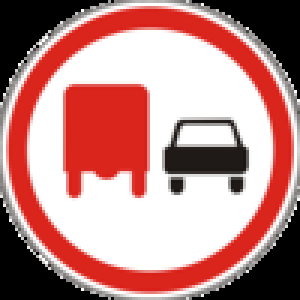
#> input picture data/Meta/10.png, 100 x 100 px (shown 3 times larger)
$ python -i preprocessing.py   (imports and definitions only)
#> lines starting #> are read from the running program, lines starting #| are printed output that depends on the picture
#> further down, picture is the input picture: shape (100, 100, 3); mean B, G, R 133.5, 135.9, 187.2
import io
import logging
from typing import Dict, Union

import cv2
import joblib
import numpy as np
from skimage.feature import hog

# [3 lines not run here, left out]
SIGNS_DESC = {
    0: 'Speed Limit 20 kmph',
    1: 'Speed Limit 30 kmph',
    2: 'Speed Limit 50 kmph',
    3: 'Speed Limit 60 kmph',
    4: 'Speed Limit 70 kmph',
    5: 'Speed Limit 80 kmph',
    6: 'End of Speed Limit 80 kmph',
    7: 'Speed Limit 100 kmph',
    8: 'Speed Limit 120 kmph',
    9: 'No Passing',
    10: 'No Passing vehicle over 3,5 ton',
    11: 'Right of way at intersection',
    12: 'Priority road',
    13: 'Yield',
    14: 'Stop',
    15: 'No vehicles',
    16: 'Veh over 3,5 tons prohibited',
    17: 'No entry',
    18: 'General caution',
    19: 'Dangerous curve left',
    20: 'Dangerous curve right',
    21: 'Double curve',
    22: 'Bumpy road',
    23: 'Slippery road',
    24: 'Road narrows on the right',
    25: 'Road work',
    26: 'Traffic signals',
    27: 'Pedestrians',
    28: 'Children crossing',
    29: 'Bicycles crossing',
    30: 'Beware of ice or snow',
    31: 'Wild animals crossing',
    32: 'End speed and passing limits',
    33: 'Turn right ahead',
    34: 'Turn left ahead',
    35: 'Ahead only',
    36: 'Go straight or right',
    37: 'Go straight or left',
    38: 'Keep right',
    39: 'Keep left',
    40: 'Roundabout mandatory',
    41: 'End of no passing',
    42: 'End no passing vehicle over 3,5 tons'
}


# [66 lines left out: functions read_cv2_image, predict_hog_image, not called in this run]


def preprocess_sift_image(img: np.array, img_shape: tuple = (32, 32)) -> np.array:
    """
    Preprocess image, represented by np.array.

    Args:
        - img (np.array): image represented by np.array.
        - img_shape (typle=(32, 32)): resulting shape of an image, defaults to 32x32.

    Returns:
        - normalized_gray_img (np.array): preprocessed image represented as np.array.
    """
#> called with img_shape = (32, 32)
    # Equalize histogram, convert to gray
    ycrcb_img = cv2.cvtColor(img, cv2.COLOR_BGR2YCrCb)
#> ycrcb_img: shape (100, 100, 3); mean of channels 0, 1, 2 150.9, 153.8, 118.2
    ycrcb_img[:, :, 0] = cv2.equalizeHist(ycrcb_img[:, :, 0])
#> ycrcb_img: shape (100, 100, 3); mean of channels 0, 1, 2 131.2, 153.8, 118.2
    bgr_img = cv2.cvtColor(ycrcb_img, cv2.COLOR_YCrCb2BGR)
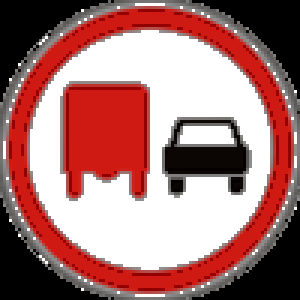
#> bgr_img: shape (100, 100, 3) (shown 3 times larger); mean B, G, R 115.7, 117.7, 167.4
    gray_img = cv2.cvtColor(bgr_img, cv2.COLOR_BGR2GRAY)
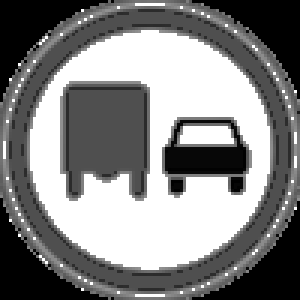
#> gray_img: shape (100, 100) (shown 3 times larger); min 0, max 255, mean 132.3

    # Normalize image
    normalized_gray_img = np.zeros(gray_img.shape)
    normalized_gray_img = cv2.normalize(gray_img,  normalized_gray_img, 0, 255, cv2.NORM_MINMAX)

    # Resize image to img_shape. Use different interpolation whether we shrink or enlarging the image.
    if normalized_gray_img.size >= np.prod(np.array(img_shape)):
        normalized_gray_img = cv2.resize(normalized_gray_img, img_shape, interpolation=cv2.INTER_AREA)
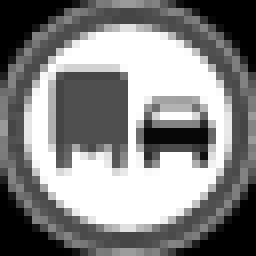
#> normalized_gray_img: shape (32, 32) (shown 8 times larger); min 0, max 255, mean 132.3
    else:
        normalized_gray_img = cv2.resize(normalized_gray_img, img_shape, interpolation=cv2.INTER_CUBIC)

    return normalized_gray_img


# [49 lines left out: function predict_sift_image, not called in this run]

>>> import cv2
>>> picture = cv2.imread('../../data/Meta/10.png')
>>> result = preprocess_sift_image(picture)

$ run again, on data/Meta/15.png
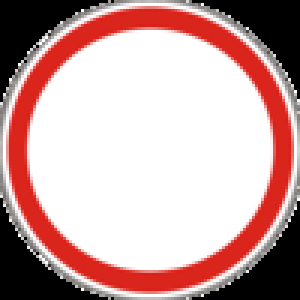
#> input picture data/Meta/15.png, 100 x 100 px (shown 3 times larger)
#> picture is the input picture: shape (100, 100, 3); mean B, G, R 162.5, 164.1, 198.7
#> in preprocess_sift_image, `bgr_img = cv2.cvtColor(ycrcb_img, cv2.COLOR_YCrCb2BGR)`:
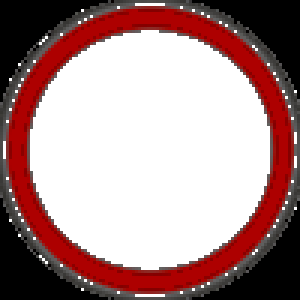
#> bgr_img: shape (100, 100, 3) (shown 3 times larger); mean B, G, R 140.3, 140.6, 172.7
#> in preprocess_sift_image, `normalized_gray_img = cv2.resize(normalized_gray_img, img_shape, inter..`:
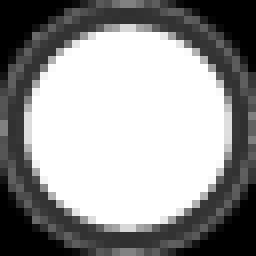
#> normalized_gray_img: shape (32, 32) (shown 8 times larger); min 0, max 255, mean 150.2

$ run again, on data/Meta/16.png
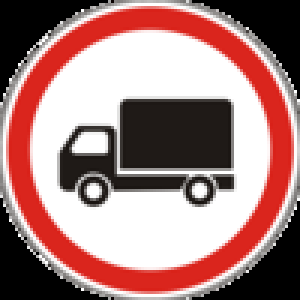
#> input picture data/Meta/16.png, 100 x 100 px (shown 3 times larger)
#> picture is the input picture: shape (100, 100, 3); mean B, G, R 126.1, 128.3, 166.8
#> in preprocess_sift_image, `gray_img = cv2.cvtColor(bgr_img, cv2.COLOR_BGR2GRAY)`:
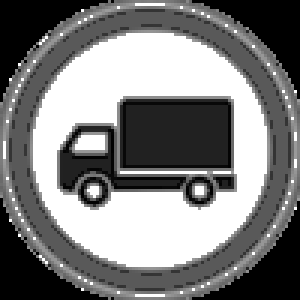
#> gray_img: shape (100, 100) (shown 3 times larger); min 0, max 255, mean 126.5
#> in preprocess_sift_image, `normalized_gray_img = cv2.resize(normalized_gray_img, img_shape, inter..`:
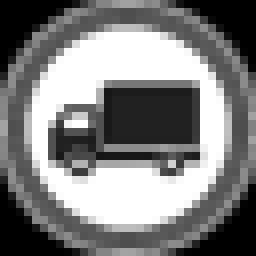
#> normalized_gray_img: shape (32, 32) (shown 8 times larger); min 0, max 255, mean 126.5

$ run again, on data/Meta/17.png
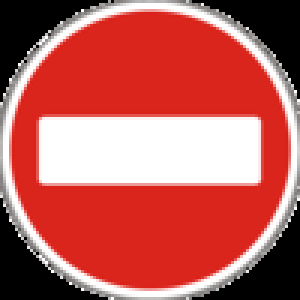
#> input picture data/Meta/17.png, 100 x 100 px (shown 3 times larger)
#> picture is the input picture: shape (100, 100, 3); mean B, G, R 89.4, 93.6, 186.8
#> in preprocess_sift_image, `bgr_img = cv2.cvtColor(ycrcb_img, cv2.COLOR_YCrCb2BGR)`:
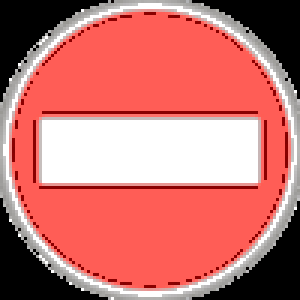
#> bgr_img: shape (100, 100, 3) (shown 3 times larger); mean B, G, R 112.5, 116.1, 199
#> in preprocess_sift_image, `normalized_gray_img = cv2.resize(normalized_gray_img, img_shape, inter..`:
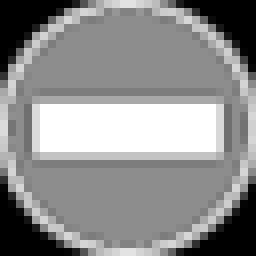
#> normalized_gray_img: shape (32, 32) (shown 8 times larger); min 0, max 255, mean 140.6
